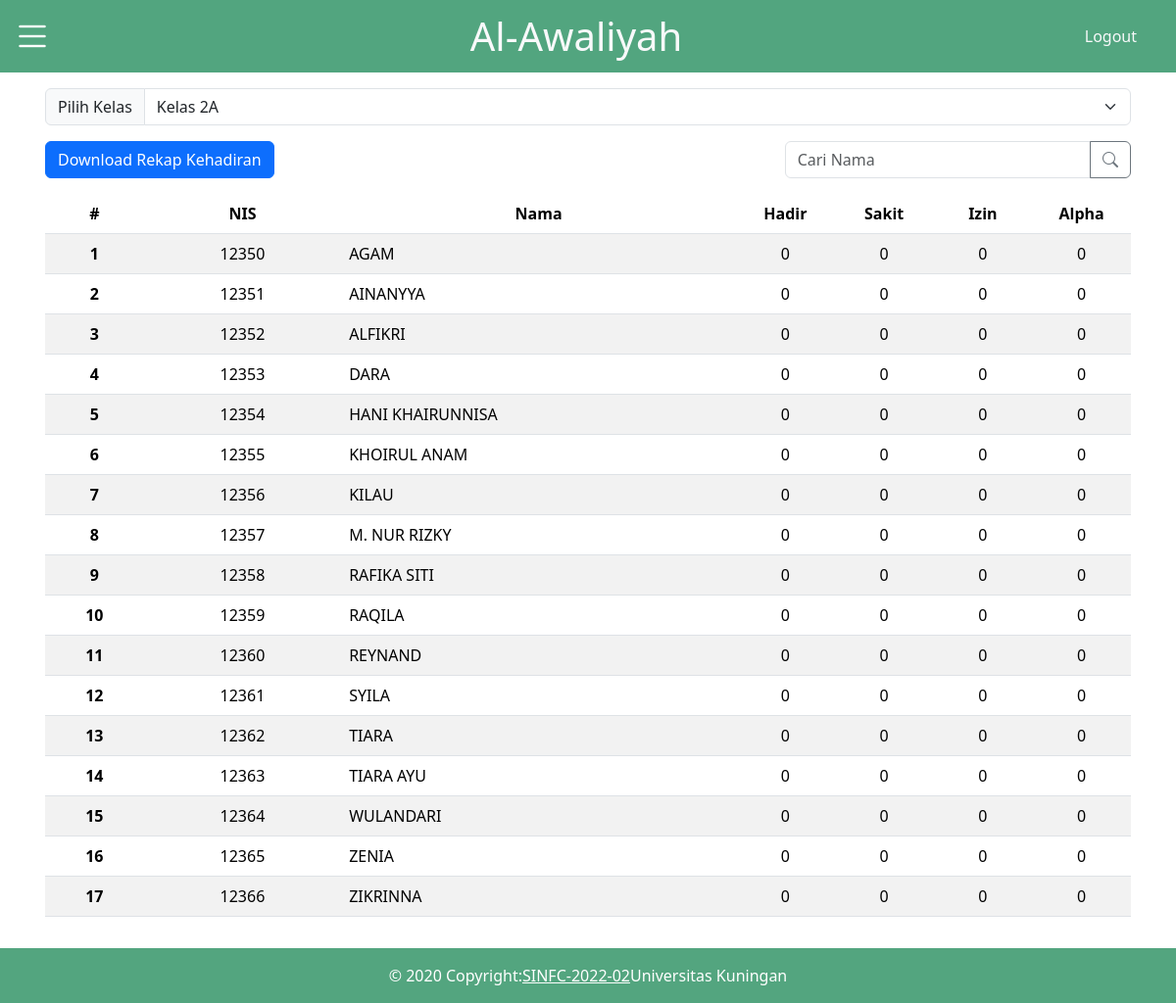
The page /pages/rekap2A.php (signed in) on the database its author committed.
### tables this page shows
CREATE TABLE `siswa` (
  `nis` varchar(15) NOT NULL,
  `nama` varchar(255) DEFAULT NULL,
  `id_kelas` int DEFAULT NULL
);

### pages/rekap2A.php (the view, shortened to what this page needs)
<!DOCTYPE html>
<html lang="en">
<head>
    <link href="https://cdn.jsdelivr.net/npm/bootstrap@5.3.2/dist/css/bootstrap.min.css" rel="stylesheet">
    <link rel="stylesheet" href="https://cdn.jsdelivr.net/npm/bootstrap-icons@1.11.2/font/bootstrap-icons.min.css">
    <link rel="stylesheet" href="../css/style.css">
</head>
<body>
    <nav>
        <div class="topnav bg-success bg-opacity-75">
            <div class="row w-100">
                <div class="col col-2">
                    <div class="burger">
                        <a class="btn btn-link" data-bs-toggle="offcanvas" href="#offcanvas" role="button">
                            <i class="bi bi-list text-white fs-1"></i>
                        </a>
                    </div>
                </div>
                <div class="col d-flex justify-content-center align-items-center">
                    <h1 class="text-light m-2">Al-Awaliyah</h1>
                </div>
                <div class="col col-2 d-flex justify-content-end align-items-center">
                    <a class="link-offset-2 link-offset-3-hover link-underline link-underline-opacity-0 link-underline-opacity-75-hover text-light me-3 " href="../action/logout.php">Logout</a>
                </div>
            </div>
        </div>
    </nav>
    <div class="container p-3">
      <div class="input-group mb-3">
        <label class="input-group-text" for="inputGroupSelect01">Pilih Kelas</label>
        <select class="form-select" id="inputGroupSelect01" name="kelas">
          <option value="2A" selected>Kelas 2A</option>
        </select>
      </div>
      <div class="row">
        <div class="col">
          <a href="../action/sheet.php?kelas=3">
              <button class="btn btn-primary">Download Rekap Kehadiran</button>
          </a>
        </div>
        <div class="col col-4 ms-auto">
          <div class="input-group mb-3">
            <input id="search" type="text" class="form-control" placeholder="Cari Nama" aria-label="Recipient's username" aria-describedby="button-addon2">
            <button class="btn btn-outline-secondary" type="button" id="button-addon2">
              <i class="bi bi-search"></i>
            </button>
          </div>
        </div>
      </div>
      <table class="table table-striped m-0 align-items-center">
        <thead class="text-center">
        <tr>
            <th class="col-1" scope="col">#</th>
            <th class="col-2" scope="col">NIS</th>
            <th class="col-4" scope="col">Nama</th>
            <th class="col-1" scope="col">Hadir</th>
            <th class="col-1" scope="col">Sakit</th>
            <th class="col-1" scope="col">Izin</th>
            <th class="col-1" scope="col">Alpha</th>
          </tr>
        </thead>
        <tbody id="data-table-body">
            <?php
            include "../action/koneksi.php";
            $no = 1;
            $data = mysqli_query($koneksi, "SELECT siswa.nis, siswa.nama, kelas.nama_kelas,
            SUM(CASE WHEN presensi.status_presensi = 'H' THEN 1 ELSE 0 END) as hadir,
            SUM(CASE WHEN presensi.status_presensi = 'S' THEN 1 ELSE 0 END) as sakit,
            SUM(CASE WHEN presensi.status_presensi = 'I' THEN 1 ELSE 0 END) as izin,
            SUM(CASE WHEN presensi.status_presensi = 'A' THEN 1 ELSE 0 END) as alpha
            FROM siswa
            LEFT JOIN presensi ON siswa.nis = presensi.nis
            LEFT JOIN kelas ON siswa.id_kelas = kelas.id_kelas
            WHERE kelas.id_kelas = '3'
            GROUP BY siswa.nis");
            while($d = mysqli_fetch_array($data)){
                echo "<tr>";
                echo "<th class='text-center' scope='row'>" . $no++ . "</th>";
                echo "<td class='text-center'>" . $d["nis"] . "</td>";
                echo "<td class='text-start'>" . $d["nama"] . "</td>";
                $sakitColor = ($d['sakit'] > 3) ? 'text-danger fw-bold' : '';
                $izinColor = ($d['izin'] > 3) ? 'text-danger fw-bold' : '';
                $alphaColor = ($d['alpha'] > 3) ? 'text-danger fw-bold' : '';
                echo "<td class='text-center'>" . $d["hadir"] . "</td>";
                echo "<td class='text-center $sakitColor'>" . $d["sakit"] . "</td>";
                echo "<td class='text-center $izinColor'>" . $d["izin"] . "</td>";
                echo "<td class='text-center $alphaColor'>" . $d["alpha"] . "</td>";
                echo "</tr>";
            }
            ?>
        </tbody>
      </table>
    </div>
    <footer class="text-lg-start mt-3">
        <div class="d-flex justify-content-center align-items-center text-white p-3" style="background-color: rgb(83,165,127);">
        © 2020 Copyright:
        <a class="text-white" href="https://www.instagram.com/sisteminformasi_02?igsh=MWF0bmJwczFmZDcybg==" target="_BLANK">SINFC-2022-02</a>
        Universitas Kuningan
        </div>
    </footer>
</body>
</html>

### css/style.css (style rules this page uses)
.topnav { background-color: rgb(83,165,127); }

### rows shown on the page
siswa: nis "12350", nama "AGAM", hadir "0", sakit "0", izin "0", alpha "0"
siswa: nis "12351", nama "AINANYYA", hadir "0", sakit "0", izin "0", alpha "0"
siswa: nis "12352", nama "ALFIKRI", hadir "0", sakit "0", izin "0", alpha "0"
siswa: nis "12353", nama "DARA", hadir "0", sakit "0", izin "0", alpha "0"
siswa: nis "12354", nama "HANI KHAIRUNNISA", hadir "0", sakit "0", izin "0", alpha "0"
siswa: nis "12355", nama "KHOIRUL ANAM", hadir "0", sakit "0", izin "0", alpha "0"
siswa: nis "12356", nama "KILAU", hadir "0", sakit "0", izin "0", alpha "0"
siswa: nis "12357", nama "M. NUR RIZKY", hadir "0", sakit "0", izin "0", alpha "0"
siswa: nis "12358", nama "RAFIKA SITI", hadir "0", sakit "0", izin "0", alpha "0"
siswa: nis "12359", nama "RAQILA", hadir "0", sakit "0", izin "0", alpha "0"
siswa: nis "12360", nama "REYNAND", hadir "0", sakit "0", izin "0", alpha "0"
siswa: nis "12361", nama "SYILA", hadir "0", sakit "0", izin "0", alpha "0"
siswa: nis "12362", nama "TIARA", hadir "0", sakit "0", izin "0", alpha "0"
siswa: nis "12363", nama "TIARA AYU", hadir "0", sakit "0", izin "0", alpha "0"
siswa: nis "12364", nama "WULANDARI", hadir "0", sakit "0", izin "0", alpha "0"
siswa: nis "12365", nama "ZENIA", hadir "0", sakit "0", izin "0", alpha "0"
siswa: nis "12366", nama "ZIKRINNA", hadir "0", sakit "0", izin "0", alpha "0"
